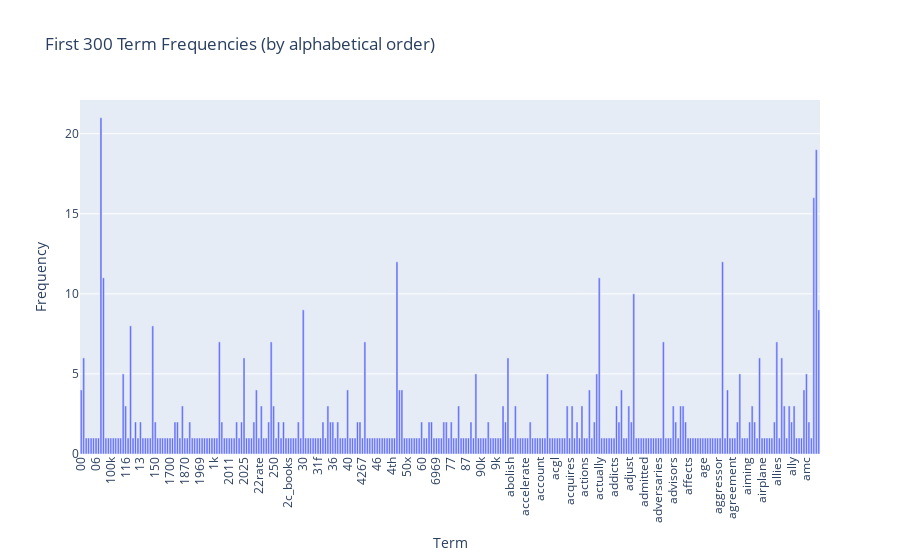

Source (notebook cell):
### Markdown cell above
##### 5.4.1 Transform Text Data

### Code cell
# Excersise 12

term_frequencies = np.asarray(df_counts.sum(axis=0))[0]
df_terms = pd.DataFrame({
    "Term": count_vect.get_feature_names_out()[:300],
    "Frequency": term_frequencies[:300]
})

fig = px.bar(
    df_terms,
    x="Term", y="Frequency",
    title=f"First 300 Term Frequencies (by alphabetical order)",)
fig.update_layout(xaxis=dict(tickangle=-90))
fig.show()

### Figure 1 — Plotly figure (JSON) as saved in the notebook; plotly's stock layout.template omitted (floating-point values rounded to 4 significant figures; data arrays with more than 128 entries replaced by an {"elided": "..."} marker saying what was removed)
{"data": [{"hovertemplate": "Term=%{x}<br>Frequency=%{y}<extra></extra>", "legendgroup": "", "marker": {"color": "#636efa", "pattern": {"shape": ""}}, "name": "", "orientation": "v", "showlegend": false, "textposition": "auto", "type": "bar", "x": {"elided": "300 str values"}, "xaxis": "x", "y": {"elided": "300 int values"}, "yaxis": "y"}], "layout": {"barmode": "relative", "legend": {"tracegroupgap": 0}, "title": {"text": "First 300 Term Frequencies (by alphabetical order)"}, "xaxis": {"anchor": "y", "domain": [0, 1], "tickangle": -90, "title": {"text": "Term"}}, "yaxis": {"anchor": "x", "domain": [0, 1], "title": {"text": "Frequency"}}}}
